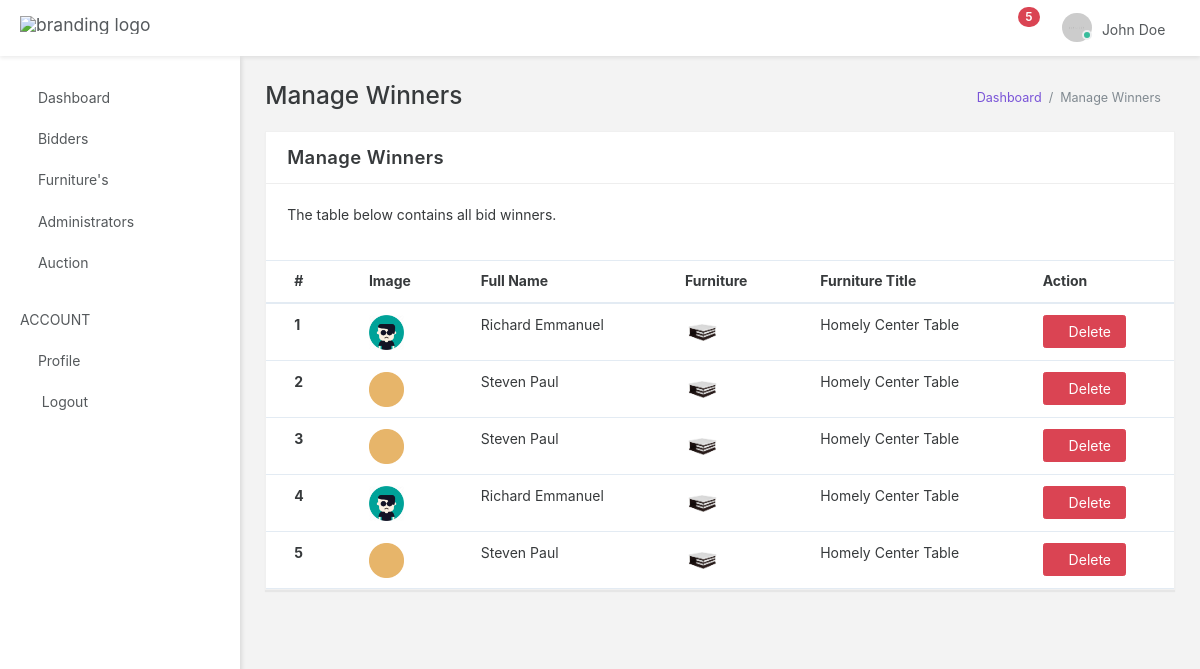
/auth/winners_list (signed in), run on an earlier commit of the app's database.
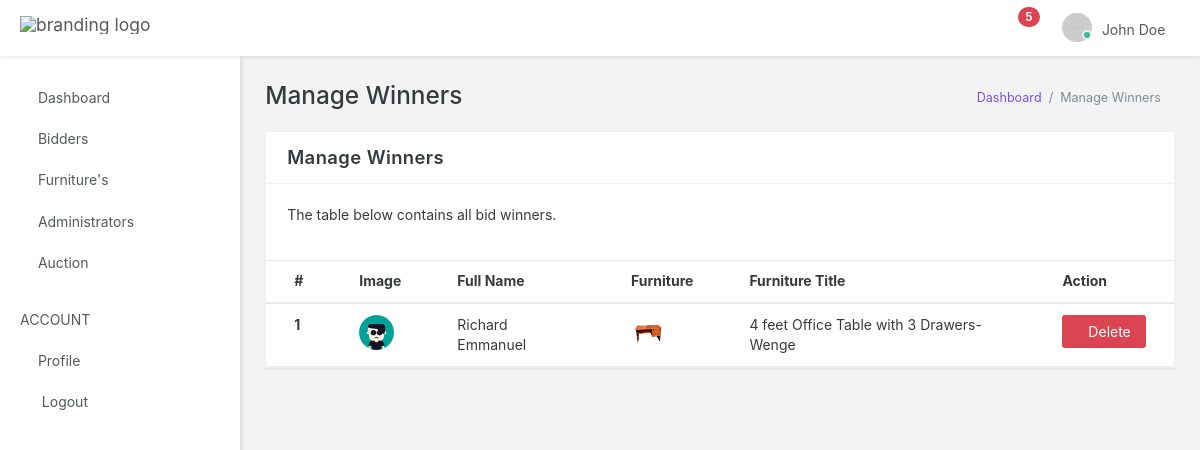
And on a later commit of the database.
### Auction_auth/models.py (models this page shows, shortened)
class Bidding(models.Model):
    bid_id = models.UUIDField(
        default=uuid.uuid4, primary_key=True, unique=True, editable=False)
    furniture = models.ForeignKey(
        Furniture, on_delete=models.CASCADE, blank=True, null=True)
    bider = models.ForeignKey(
        User, on_delete=models.CASCADE, blank=True, null=True)
    bid_price = models.FloatField()
    bid_date = models.DateTimeField(
        verbose_name='bid_date', auto_now_add=True)
    class Meta:
        db_table = 'Bidding'
        verbose_name_plural = 'Bidding'

class User(AbstractBaseUser, PermissionsMixin):
    user_id = models.UUIDField(
        default=uuid.uuid4, primary_key=True, unique=True, editable=False)
    email = models.CharField(max_length=100, db_index=True,
                             unique=True, verbose_name='email address', blank=True)
    name = models.CharField(
        max_length=100, db_index=True, blank=True, null=True)
    phone = models.CharField(
        max_length=14, db_index=True, unique=True, blank=True)
    address = models.CharField(max_length=255, null=True, blank=True)
    picture = models.ImageField(
        default='img/user.png', upload_to='uploads/', null=True)
    date_joined = models.DateTimeField(
        verbose_name='date_joined', auto_now_add=True)
    last_login = models.DateTimeField(
        verbose_name='last_login', auto_now=True, null=True)
    is_active = models.BooleanField(default=True)
    is_staff = models.BooleanField(default=False)
    is_superuser = models.BooleanField(default=False)
    USERNAME_FIELD = 'email'
    REQUIRED_FIELDS = ['name',]
    objects = UserManager()
    class Meta:
        db_table = 'Users'
        verbose_name_plural = 'Users'

class Furniture(models.Model):
    furniture_id = models.UUIDField(
        default=uuid.uuid4, primary_key=True, unique=True, editable=False)
    furniture_name = models.CharField(max_length=100)
    start_price = models.FloatField()
    furniture_desc = models.TextField()
    created = models.DateTimeField(
        verbose_name='date_created', auto_now_add=True)
    start_date_and_time = models.DateTimeField(null=True)
    end_date_and_time = models.DateTimeField(null=True)
    is_sold = models.BooleanField(default=False)
    sold_price = models.FloatField(blank=True, null=True)
    sold_to = models.ForeignKey(
        User, on_delete=models.CASCADE, blank=True, null=True)
    image = models.ImageField(null=True, blank=True, upload_to='uploads/')
    class Meta:
        db_table = 'Furniture'
        verbose_name_plural = 'Furniture'

### Auction_auth/views.py (the view)
# urls.py: path('auth/winners_list', ManageAuctionWinnersView.as_view(), name='winners_list'),
class ManageAuctionWinnersView(LoginRequiredMixin, ListView):
    template_name = "backend/auction/winners.html"
    def get_queryset(self):
        return Bidding.objects.all()

### Templates/backend/auction/winners.html (shortened to what this page needs)
{% extends 'base.html' %}
{% load static %}
{% load crispy_forms_tags %}
  {% block head %}{% include 'partials/auth_head.html' %}{% endblock head %}
  {% block body %}
  <body data-open="click" data-menu="vertical-menu" data-col="2-columns" class="vertical-layout vertical-menu 2-columns  fixed-navbar">
  {% block nav %} {% include 'partials/auth_nav.html' %} {% endblock %}
  {% include 'partials/auth_sidebar.html' %}
    <div class="app-content content container-fluid">
      <div class="content-wrapper">
        <div class="content-header row">
          <div class="content-header-left col-md-6 col-xs-12 mb-1">
            <h2 class="content-header-title">Manage Winners</h2>
          </div>
            <div class="content-header-right breadcrumbs-right breadcrumbs-top col-md-6 col-xs-12">
                <div class="breadcrumb-wrapper col-xs-12">
                    <ol class="breadcrumb">
                        <li class="breadcrumb-item"><a href="{% url 'auth:dashboard' %}">Dashboard</a>
                        </li>
                        <li class="breadcrumb-item active">Manage Winners
                        </li>
                    </ol>
                </div>
            </div>
        </div>
        <div class="content-body">
        <div class="row">
            <div class="col-xs-12">
                <div class="card">
                    <div class="card-header">
                        <h4 class="card-title">Manage Winners</h4>
                        <div class="heading-elements">
                            <ul class="list-inline mb-0">
                                <li><a data-action="collapse"><i class="icon-minus4"></i></a></li>
                                <li><a data-action="expand"><i class="icon-expand2"></i></a></li>
                            </ul>
                        </div>
                    </div>
                    <div class="card-body collapse in">
                        <div class="card-block card-dashboard">
                            <p>The table below contains all bid winners.</p>
                        </div>
                        <div class="table-responsive">
                            <table class="table table-hover mb-0">
                                <thead>
                                    <tr>
                                        <th>#</th>
                                        <th>Image</th>
                                        <th>Full Name</th>
                                        <th>Furniture</th>
                                        <th>Furniture Title</th>
                                        <th>Action</th>
                                    </tr>
                                </thead>
                                <tbody>
                                {% if object_list %}
                                    {% for object in object_list %}
                                    <tr>
                                        <th scope="row">{{ forloop.counter}}</th>
                                        <td><img src="{{object.bider.picture.url}}" width="35" alt=""></td>
                                        <td>{{ object.bider.name }}</td>
                                        <td><img src="{{object.furniture.image.url}}" width="35" alt=""></td>
                                        <td>{{ object.furniture.furniture_name }}</td>
                                        <td><a href="" class="btn btn-danger" data-toggle="modal" data-target="#deleteModal{{forloop.counter}}" style="cursor: pointer;"> <i class="icon-ios-trash"></i>Delete</a></td>
                                    </tr>
                                    {% endfor %}
                                {% endif %}
                                </tbody>
                            </table>
                        </div>
                    </div>
                </div>
            </div>
        </div>
        </div>
      </div>
    </div>
</body>
{% endblock body %}

### Templates/base.html (shortened to what this page needs)
<!DOCTYPE html>
<html lang="en">
	<head>
    	{% block head %} {% endblock %}
	</head>
	{% block body %}{% endblock %}
</html>

### Templates/partials/auth_head.html (shortened to what this page needs)
{% load static %}
<head>
    <link rel="stylesheet" type="text/css" href="{% static 'backend/app-assets/css/bootstrap.css' %}">
    <link rel="stylesheet" type="text/css" href="{% static 'backend/app-assets/fonts/icomoon.css' %}">
    <link rel="stylesheet" type="text/css" href="{% static 'backend/app-assets/fonts/flag-icon-css/css/flag-icon.min.css' %}">
    <link rel="stylesheet" type="text/css" href="{% static 'backend/app-assets/vendors/css/extensions/pace.css' %}">
    <link rel="stylesheet" type="text/css" href="{% static 'backend/app-assets/css/bootstrap-extended.css' %}">
    <link rel="stylesheet" type="text/css" href="{% static 'backend/app-assets/css/app.css' %}">
    <link rel="stylesheet" type="text/css" href="{% static 'backend/app-assets/css/colors.css' %}">
    <link rel="stylesheet" type="text/css" href="{% static 'backend/app-assets/css/core/menu/menu-types/vertical-menu.css' %}">
    <link rel="stylesheet" type="text/css" href="{% static 'backend/app-assets/css/core/menu/menu-types/vertical-overlay-menu.css' %}">
    <link rel="stylesheet" type="text/css" href="{% static 'backend/app-assets/css/core/colors/palette-gradient.css' %}">
    <link rel="stylesheet" type="text/css" href="{% static 'backend/assets/css/style.css' %}">
</head>

### Templates/partials/auth_nav.html (shortened to what this page needs)
{% load static %}
<nav
	class="header-navbar navbar navbar-with-menu navbar-fixed-top navbar-light navbar-shadow"
>
	<div class="navbar-wrapper">
		<div class="navbar-header">
			<ul class="nav navbar-nav">
				<li class="nav-item">
					<a href="index.html" class="navbar-brand nav-link"
						><img
							alt="branding logo"
							src="{% static 'backend/app-assets/images/logo/robust-logo-light.png' %}"
							data-expand="{% static 'backend/app-assets/images/logo/robust-logo-light.png' %}"
							data-collapse="{% static 'backend/app-assets/images/logo/robust-logo-small.png' %}"
							class="brand-logo"
					/></a>
				</li>
			</ul>
		</div>
		<div class="navbar-container content container-fluid">
			<div id="navbar-mobile" class="collapse navbar-toggleable-sm">
				<ul class="nav navbar-nav">
					<li class="nav-item hidden-sm-down">
						<a class="nav-link nav-menu-main menu-toggle hidden-xs"
							><i class="icon-menu5"> </i
						></a>
					</li>
				</ul>
				<ul class="nav navbar-nav float-xs-right">
					<li class="dropdown dropdown-notification nav-item">
						<a href="#" data-toggle="dropdown" class="nav-link nav-link-label"
							><i class="ficon icon-bell4"></i
							><span
								class="tag tag-pill tag-default tag-danger tag-default tag-up"
								>5</span
							></a
						>
					</li>
					<li class="dropdown dropdown-user nav-item">
						<a
							href="#"
							data-toggle="dropdown"
							class="dropdown-toggle nav-link dropdown-user-link"
							><span class="avatar avatar-online"
								><img
									src="{% static 'backend/app-assets/images/portrait/small/avatar-s-1.png' %}"
									alt="avatar" /><i></i></span
							><span class="user-name">John Doe</span></a
						>
					</li>
				</ul>
			</div>
		</div>
	</div>
</nav>

### Templates/partials/auth_sidebar.html (shortened to what this page needs)
{% load static %}
 <div data-scroll-to-active="true" class="main-menu menu-fixed menu-light menu-accordion menu-shadow">
    <div class="main-menu-content">
        <ul id="main-menu-navigation" data-menu="menu-navigation" class="navigation navigation-main mt-2">
          <li class=" nav-item"><a href="{% url 'auth:dashboard' %}"><i class="icon-home3"></i><span data-i18n="nav.form_layouts.form_layout_basic" class="menu-title">Dashboard</span></a>
          </li>
        {% if request.user.is_staff %}
        <li class=" nav-item"><a href="#"><i class="icon-users2"></i><span data-i18n="nav.page_layouts.main" class="menu-title">Bidders</span></a>
        </li>
        <li class=" nav-item"><a href="#"><i class="icon-briefcase4"></i><span data-i18n="nav.project.main" class="menu-title">Furniture's</span></a>
        </li>
        <li class=" nav-item"><a href="#"><i class="icon-security"></i><span data-i18n="nav.cards.main" class="menu-title">Administrators</span></a>
        </li>
        {% endif %}
        <li class=" nav-item"><a href="#"><i class="icon-whatshot"></i><span data-i18n="nav.advance_cards.main" class="menu-title">Auction</span></a>
        </li>
        <li class=" navigation-header"><span data-i18n="nav.category.support">Account</span><i data-toggle="tooltip" data-placement="right" data-original-title="Account" class="icon-ellipsis icon-ellipsis"></i>
        </li>
        <li class=" nav-item"><a href="https://github.com/pixinvent/robust-free-bootstrap-admin-template/issues"><i class="icon-user-tie"></i><span data-i18n="nav.support_raise_support.main" class="menu-title">Profile</span></a>
        </li>
        <li class="nav-item">
        <a data-toggle="modal" data-target="#exampleModal" class="rich">
          <i class="icon-power3"></i>
            <span data-i18n="nav.support_documentation.main" class="menu-title">
              Logout
            </span>
          </a>
        </li>
      </ul>
    </div>
  </div>

### Templates/partials/auth_script.html (shortened to what this page needs)
{% load static %}

### Static/backend/app-assets/css/app.css (style rules this page uses)
@media (max-width: 1366px) { html { font-size: 14px; } }
html { height: 100%; }
html body { height: 100%; background-color: #F3F3F3; direction: ltr; }
html body.fixed-navbar { padding-top: 4rem; }
html body .content { padding: 0; transition: 300ms ease all; backface-visibility: hidden; }
html body .content .content-wrapper { padding: 1.8rem; }
html body .content .content-wrapper .content-header-right { margin-top: 6px; }
.main-menu { z-index: 1000; position: absolute; display: table-cell; }
.main-menu.menu-light { color: #55595c; background: #FFFFFF; }
.main-menu.menu-light .navigation { background: #FFFFFF; }
.main-menu.menu-light .navigation .navigation-header { color: #55595c; padding: 24px 20px 8px 20px; }
.main-menu.menu-light .navigation li a { color: #55595c; }
.main-menu.menu-light .navigation > li { padding: 0; }
.main-menu.menu-light .navigation > li > a { padding: 8px 20px; }
.main-menu.menu-light .navigation > li > a i { position: relative; top: 3px; }
.main-menu.menu-fixed { position: fixed; height: 100%; top: 4rem; height: calc(100% - 4rem); }
.main-menu.menu-shadow { box-shadow: 2px 2px 4px rgba(0, 0, 0, 0.1); }
.main-menu .main-menu-content { height: 100%; position: relative; }
.main-menu ul { list-style: none; margin: 0; padding: 0; }
.main-menu ul.navigation-main { overflow-x: hidden; }
.main-menu a { outline: none; }
.navigation { font-size: 1rem; overflow-y: hidden; padding-bottom: 20px; }
.navigation .navigation-header { font-family: inherit; padding: 12px 22px; font-size: 1rem; text-transform: uppercase; }
.navigation li { position: relative; white-space: nowrap; }
.navigation li a { display: block; text-overflow: ellipsis; overflow: hidden; }
.avatar { position: relative; display: inline-block; width: 30px; white-space: nowrap; border-radius: 1000px; vertical-align: bottom; }
.avatar i { position: absolute; right: -7px; bottom: 2px; width: 10px; height: 10px; border: 2px solid #eceeef; border-radius: 100%; }
.avatar img { width: 100%; max-width: 100%; height: auto; border: 0 none; border-radius: 1000px; }
.avatar-online i { background-color: #37BC9B; }
@media screen and (min-width: 0px) { body:after { content: "xs - min-width: 0px"; } }
@media screen and (min-width: 544px) { body:after { content: "sm - min-width: 544px"; } }
@media screen and (min-width: 768px) { body:after { content: "md - min-width: 768px"; } }
@media screen and (min-width: 992px) { body:after { content: "lg - min-width: 992px"; } }
@media screen and (min-width: 1200px) { body:after { content: "xl - min-width: 1200px"; } }
body:after { display: none; }

### Static/backend/app-assets/css/core/menu/menu-types/vertical-menu.css (style rules this page uses)
@media (min-width: 992px) { body.vertical-layout.vertical-menu .main-menu { width: 240px; } }
@media (min-width: 992px) { body.vertical-layout.vertical-menu .navbar .navbar-header { width: 240px; } }
@media (min-width: 992px) { body.vertical-layout.vertical-menu .content, body.vertical-layout.vertical-menu .footer { margin-left: 240px; } }

What changed in the data, as far as the page shows it:
removed Bidding: bider.picture (picture), bider.name "Richard Emmanuel", furniture.image (picture), furniture.furniture_name "Homely Center Table"
removed Bidding: bider.picture (picture), bider.name "Steven Paul", furniture.image (picture), furniture.furniture_name "Homely Center Table"
removed Bidding: bider.picture (picture), bider.name "Steven Paul", furniture.image (picture), furniture.furniture_name "Homely Center Table"
removed Bidding: bider.picture (picture), bider.name "Richard Emmanuel", furniture.image (picture), furniture.furniture_name "Homely Center Table"
removed Bidding: bider.picture (picture), bider.name "Steven Paul", furniture.image (picture), furniture.furniture_name "Homely Center Table"
added Bidding: bider.picture (picture), bider.name "Richard Emmanuel", furniture.image (picture), furniture.furniture_name "4 feet Office Table with 3 Drawers-Wenge"
